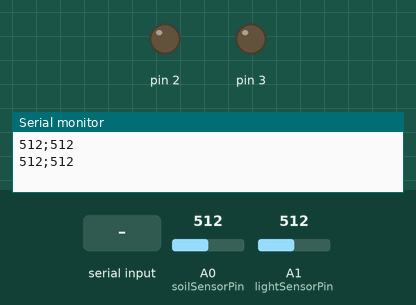
The sketch below on a simulated Arduino Uno, built with avr-gcc and run on an emulated ATmega328P. Shown: output pins drawn as LEDs (lit = HIGH), the last lines printed to the serial monitor. The test bench sets the inputs (shaded band); at power-on: A0 (soilSensorPin) = 512, A1 (lightSensorPin) = 512. Pins used as bus, display or sensor lines are not drawn.

Above: at 1.2 s.
1.3 s: "1" received over Serial
At 3.1 s:
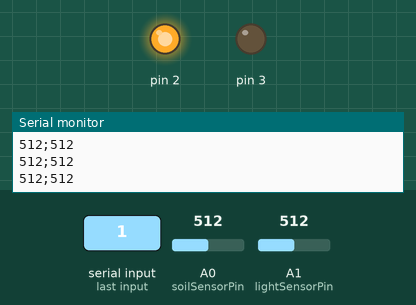
3.5 s: "3" received over Serial
At 5.2 s:
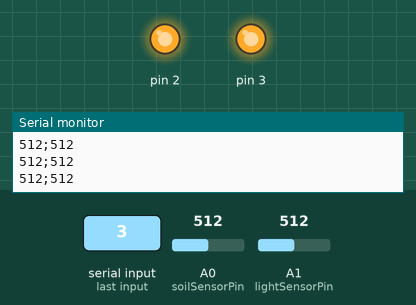
5.5 s: "2" received over Serial
At 6.5 s:
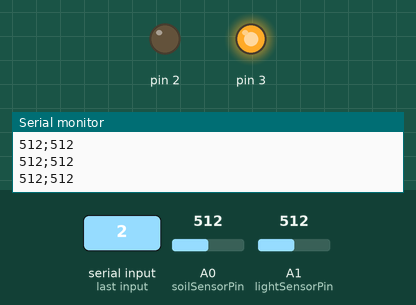
7.5 s: "4" received over Serial
At 8.8 s:
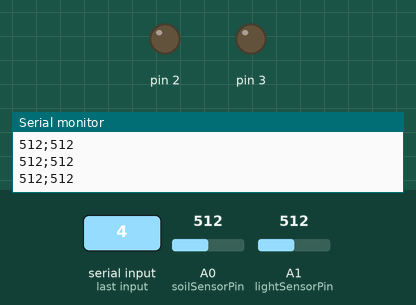
Timing chart, 0 to 10.5 s (numbered marks = the images above; inputs shaded):
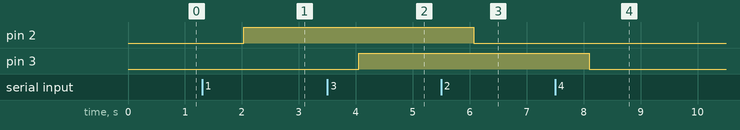

Measured:
- after the input at 1.3 s, pin 2: LOW → HIGH after 0.73 s
- after the input at 3.5 s, pin 3: LOW → HIGH after 0.55 s
- after the input at 5.5 s, pin 2: HIGH → LOW after 0.57 s
- after the input at 7.5 s, pin 3: HIGH → LOW after 0.60 s

The sketch:

Edge_device_2.ino
```cpp
#define lightSensorPin A1
#define soilSensorPower 7
#define soilSensorPin A0

void setup() {
    pinMode(3,OUTPUT);
    pinMode(2,OUTPUT);
    pinMode(soilSensorPower, OUTPUT);
    digitalWrite(soilSensorPower, LOW);
    Serial.begin(9600);
}

void loop() {
    int lightValue = analogRead(lightSensorPin);
    Serial.print(lightValue);
    Serial.print(";");
    int moisture = readSoilSensor();
    Serial.print(moisture);
    Serial.println();
    if (Serial.available()>0)
   {
      int value = Serial.read();
      if (value == '1')
      {
        digitalWrite(2,HIGH);
      }
      else if (value == '2')
      {
        digitalWrite(2,LOW);
      }
      else if (value == '3')
      {
        digitalWrite(3,HIGH);
      }
      else if (value == '4')
      {
        digitalWrite(3,LOW);
      }
   }
    delay(1000);
}

int readSoilSensor() {
    digitalWrite(soilSensorPower, HIGH);
    delay(10);
    int val = analogRead(soilSensorPin);
    digitalWrite(soilSensorPower, LOW);
    return val;
}
```
